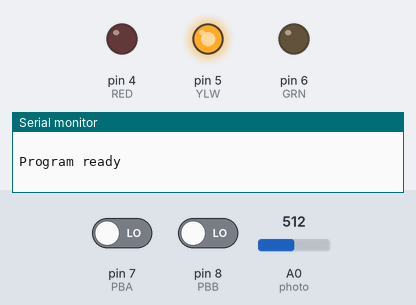
The sketch below on a simulated Arduino Uno, built with avr-gcc and run on an emulated ATmega328P. Shown: output pins drawn as LEDs (lit = HIGH), the last lines printed to the serial monitor. Dashed ring = blinking. The test bench sets the inputs (shaded band); at power-on: pin 8 (PBB) LOW, pin 7 (PBA) LOW, A0 (photo) = 512.

Above: at 5.0 s.
5.1 s: pin 8 (PBB) driven HIGH
At 15.88 s:
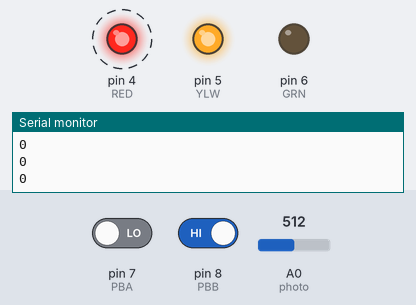
18.0 s: pin 8 (PBB) driven LOW
At 18.13 s:
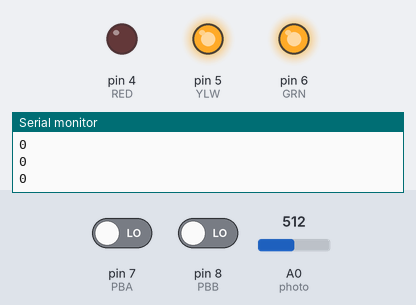
Timing chart, 0 to 31.9 s (numbered marks = the images above; inputs shaded):
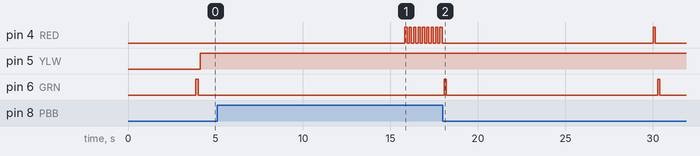

Measured:
- after the input at 5.1 s, pin 6 (GRN): stays LOW (without the input it goes to HIGH after 11.0 s)
- after the input at 18.0 s, pin 6 (GRN): alternates HIGH for 0.13 s and LOW for 12.1 s, starting after 0.08 s

The sketch:

light_tracker-servo.ino
```cpp
// Pin Assignments
int RED = 4;          //red LED Pin
int YLW = 5;          //yellow LED Pin
int GRN = 6;          //green LED Pin
int PBA = 7;          //pushbutton A
int PBB = 8;          //pushbutton B

int dimmerLED = 9;
int photo = 0;
int servoPin =2;
int angle;
int pulseWidth;
int vdata;
int prevdata=0;
int newvdata=0;
int photoLoc=0;
int token=0;

// Initialization routine runs once after Reset
void setup()
{
  // initialize led pins as outputs.
  pinMode(GRN, OUTPUT);
  pinMode(YLW, OUTPUT);
  pinMode(RED, OUTPUT);

  //initialize button pins as inputs
  pinMode(PBA, INPUT);
  pinMode(PBB, INPUT);

  //initialize serial printout
  Serial.begin(9600);
     Serial.println(" ");
  Serial.println("Program ready");

  //Servo reaches 180 Degrees initially
  for (angle=0; angle<=180;angle++)
  {
    servoPulse(servoPin, angle);
    delay(20);
  }

}

void servoPulse(int servoPin, int angle)
{
  pulseWidth = (angle*10) + 550;
  digitalWrite(servoPin, HIGH);
  delayMicroseconds(pulseWidth);
  digitalWrite(servoPin, LOW);
}


// Main Program Loop
void loop() {

  prevdata = 0;
  newvdata = 0;
  photoLoc = 0;

    //Green flashing
    do{
       digitalWrite(GRN, HIGH);
       delay(125);
       digitalWrite(GRN, LOW);
       delay(125);
      }

    while(digitalRead(PBA) == HIGH && token == 0);

    //Yellow LED turns ON
    turnOnLED(YLW);

    //Sweep Servo CW to 0 Deg
    for (angle=180; angle>=0;angle--)
  {
    servoPulse(servoPin, angle);
    delay(20);
  }

  //Sweep Servo CCW to 180 Deg
  for (angle=0; angle<=180;angle++)
  {
    servoPulse(servoPin, angle);
    delay(20);
    newvdata = analogRead(photo);

    if(newvdata>prevdata)
    {
      photoLoc = angle;
    prevdata = newvdata;
    }
    Serial.println(photoLoc);
  }

   for (angle=180; angle>=photoLoc;angle--)
  {
    servoPulse(servoPin, angle);
    delay(20);
  }


    do{
       digitalWrite(RED, HIGH);
       delay(125);
       digitalWrite(RED, LOW);
       delay(125);
    }while(digitalRead(PBB) == HIGH);

    //To make sure the Green LED flashes only once when the program is started not when re-run
     token =1;

    }

//Turn on a single LED, and all other off
void turnOnLED(int COLOUR)
{
  digitalWrite(GRN, LOW);
  digitalWrite(YLW, LOW);
  digitalWrite(RED, LOW);
  digitalWrite(COLOUR, HIGH);
}
```
